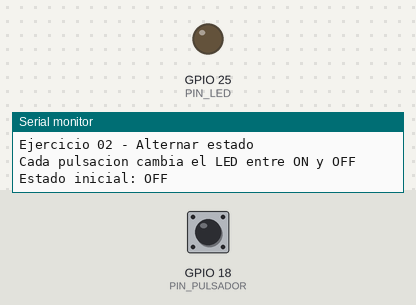
Bench run of a sketch on a simulated ESP32. On the bench: output pins drawn as LEDs (lit = HIGH), the last lines printed to the serial monitor. Inputs (shaded band) come from the test bench; at power-on: GPIO 18 (PIN_PULSADOR) HIGH.

Above: at 1.2 s.
1.3 s: GPIO 18 (PIN_PULSADOR) pulled LOW for 0.15 s
At 1.9 s:
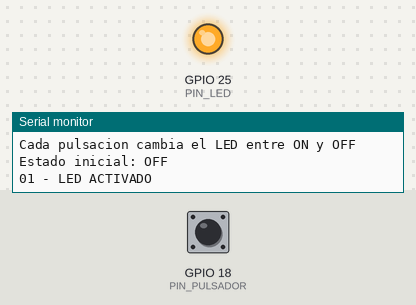
2.9 s: GPIO 18 (PIN_PULSADOR) pulled LOW for 1 s
At 4.4 s:
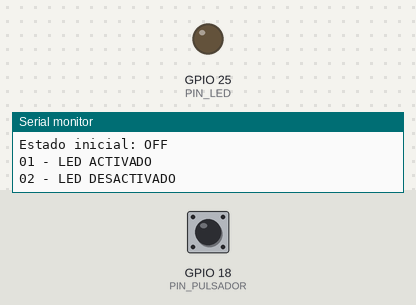
5.4 s: GPIO 18 (PIN_PULSADOR) pulled LOW for 3.2 s
At 6.3 s:
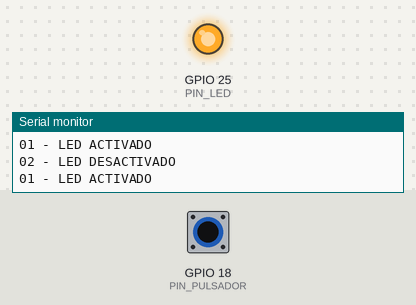
Timing chart, 0 to 8.4 s (numbered marks = the images above; inputs shaded):
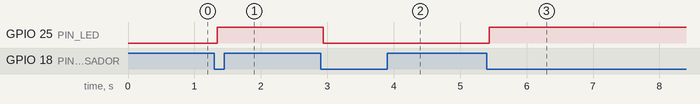

The sketch:

02_Alternar_Estado.ino
```cpp
// AirtekLab - Programacion de pulsadores con ESP32
// Ejercicio 02: cada pulsacion alterna el estado del LED
// Placa: ESP32 Dev Module
// Pulsador: GPIO 18 a GND (INPUT_PULLUP)
// LED: GPIO 25 mediante resistencia limitadora a GND
// Antirrebote sencillo con millis().

const int PIN_PULSADOR = 18;
const int PIN_LED = 25;

const unsigned long TIEMPO_ANTIRREBOTE = 40;

int lecturaAnterior = HIGH;
int estadoEstable = HIGH;
unsigned long momentoUltimoCambio = 0;

bool ledActivo = false;

void setup() {
  Serial.begin(115200);

  pinMode(PIN_PULSADOR, INPUT_PULLUP);
  pinMode(PIN_LED, OUTPUT);

  digitalWrite(PIN_LED, LOW);

  Serial.println("Ejercicio 02 - Alternar estado");
  Serial.println("Cada pulsacion cambia el LED entre ON y OFF");
  Serial.println("Estado inicial: OFF");
}

void loop() {
  int lectura = digitalRead(PIN_PULSADOR);

  if (lectura != lecturaAnterior) {
    lecturaAnterior = lectura;
    momentoUltimoCambio = millis();
  }

  if ((millis() - momentoUltimoCambio) >= TIEMPO_ANTIRREBOTE) {
    if (lectura != estadoEstable) {
      estadoEstable = lectura;

      // Una nueva pulsacion se detecta cuando la entrada pasa a LOW.
      if (estadoEstable == LOW) {
        ledActivo = !ledActivo;

        if (ledActivo) {
          digitalWrite(PIN_LED, HIGH);
          Serial.println("01 - LED ACTIVADO");
        } else {
          digitalWrite(PIN_LED, LOW);
          Serial.println("02 - LED DESACTIVADO");
        }
      }
    }
  }
}
```

Measured:
- after the input at 1.3 s, GPIO 25 (PIN_LED): LOW → HIGH at once
- after the input at 2.9 s, GPIO 25 (PIN_LED): HIGH → LOW at once
- after the input at 5.4 s, GPIO 25 (PIN_LED): LOW → HIGH at once
